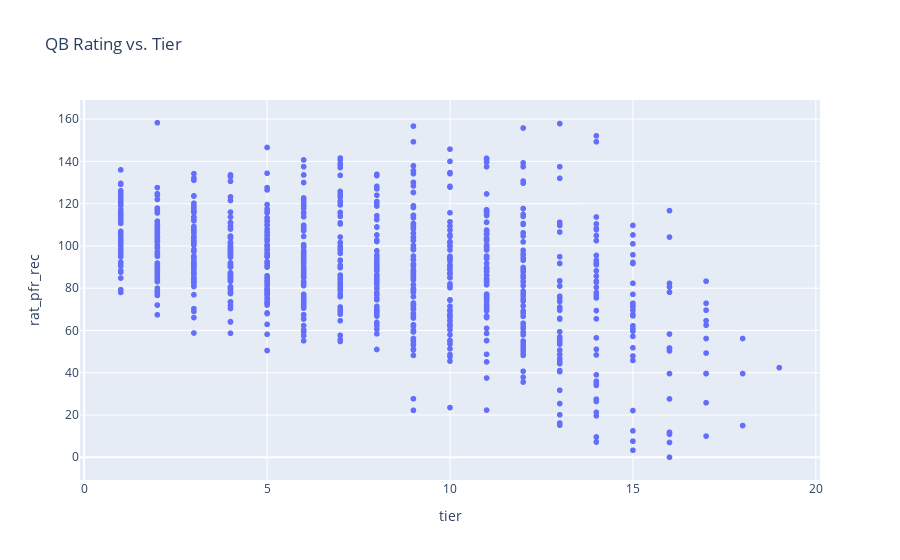

Here is the notebook cell this chart was saved with:
### Markdown cell above
## QB Rating When Thorwn to

### Code cell
fig = px.scatter(df.query("offense_snaps >= 100"), x='tier', y='rat_pfr_rec', title="QB Rating vs. Tier", 
                 hover_data=["player_name", "season"])
fig.show()

### Figure 1 — Plotly figure (JSON) as saved in the notebook; plotly's stock layout.template omitted (floating-point values rounded to 4 significant figures; data arrays with more than 128 entries replaced by an {"elided": "..."} marker saying what was removed)
{"data": [{"customdata": {"elided": "1703x2 mixed values"}, "hovertemplate": "tier=%{x}<br>rat_pfr_rec=%{y}<br>player_name=%{customdata[0]}<br>season=%{customdata[1]}<extra></extra>", "legendgroup": "", "marker": {"color": "#636efa", "symbol": "circle"}, "mode": "markers", "name": "", "showlegend": false, "type": "scattergl", "x": {"elided": "1703 int values"}, "xaxis": "x", "y": {"elided": "1703 float values"}, "yaxis": "y"}], "layout": {"legend": {"tracegroupgap": 0}, "title": {"text": "QB Rating vs. Tier"}, "xaxis": {"anchor": "y", "domain": [0, 1], "title": {"text": "tier"}}, "yaxis": {"anchor": "x", "domain": [0, 1], "title": {"text": "rat_pfr_rec"}}}}
